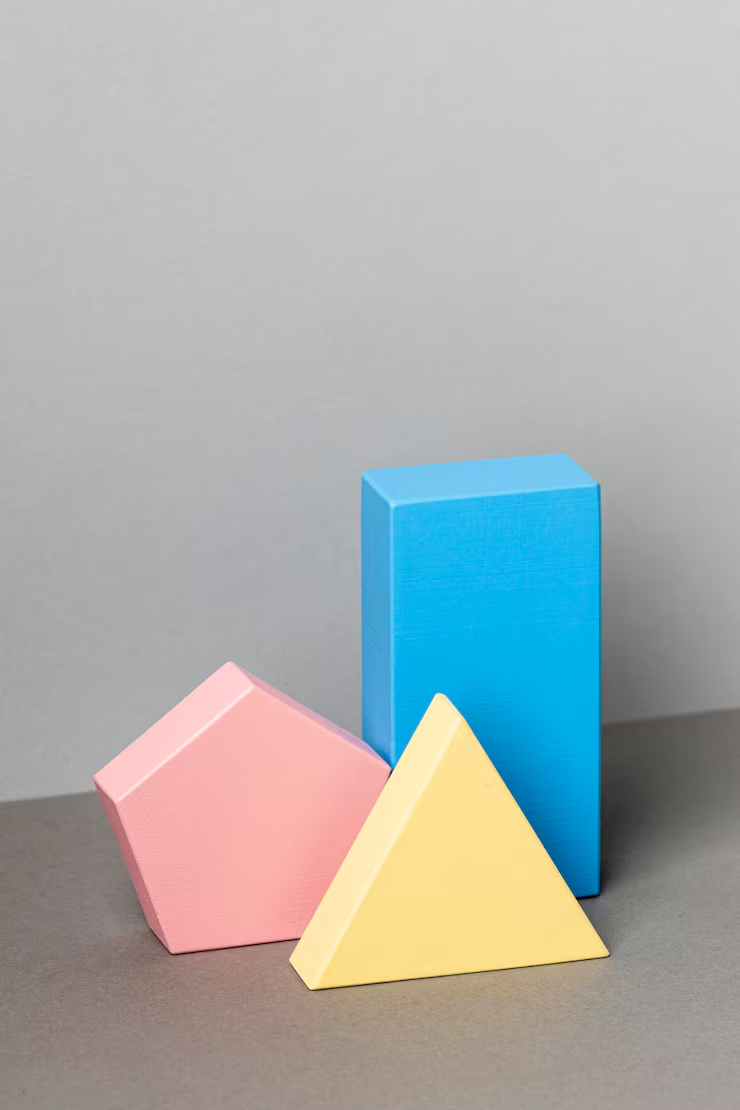
#> input picture img/blocks.jpg, 740 x 1110 px, given in place of logo.jpg, which was not available
$ jupyter execute --allow-errors task_2.ipynb
#> lines starting #> are read from the running program, lines starting #| are printed output that depends on the picture; pictures that were not available may be replaced by others from this repository, and a replacement may not be noted
[cell 1]
import numpy as np
import matplotlib.pyplot as plt
import cv2 as cv

[cell 2]
x = np.uint8([250])
y = np.uint8([10])
print( cv.add(x,y) )
print( x+y )

[cell 3]
img1 = cv.imread('../../img/logo.jpg')
#> img1 is the input picture: shape (1110, 740, 3); mean B, G, R 174.6, 175.6, 169.7
img2 = cv.imread('../../img/logo2.jpg')
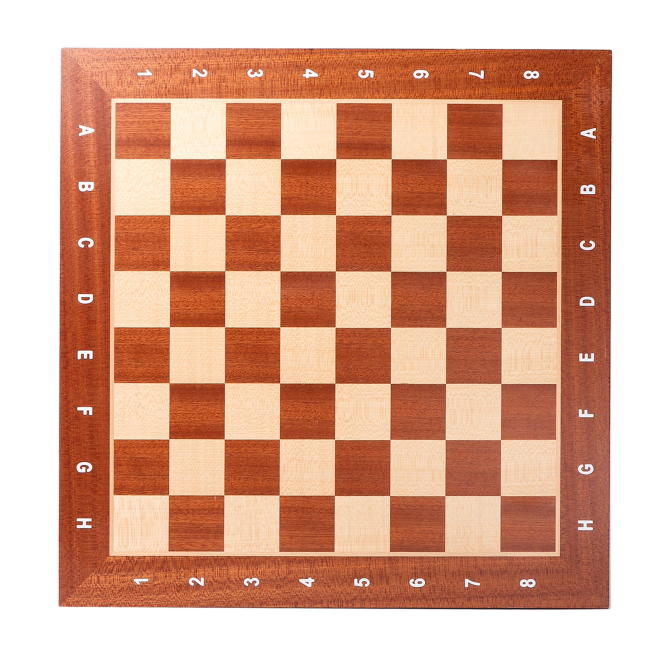
#> input picture img/board.jpg, 2000 x 2000 px, given in place of logo2.jpg, which was not available (shown at 1/3 size)
#> img2 is the input picture: shape (2000, 2000, 3); mean B, G, R 146.6, 169.1, 218
img2 = cv.resize(img2, (img1.shape[0], img1.shape[1]))
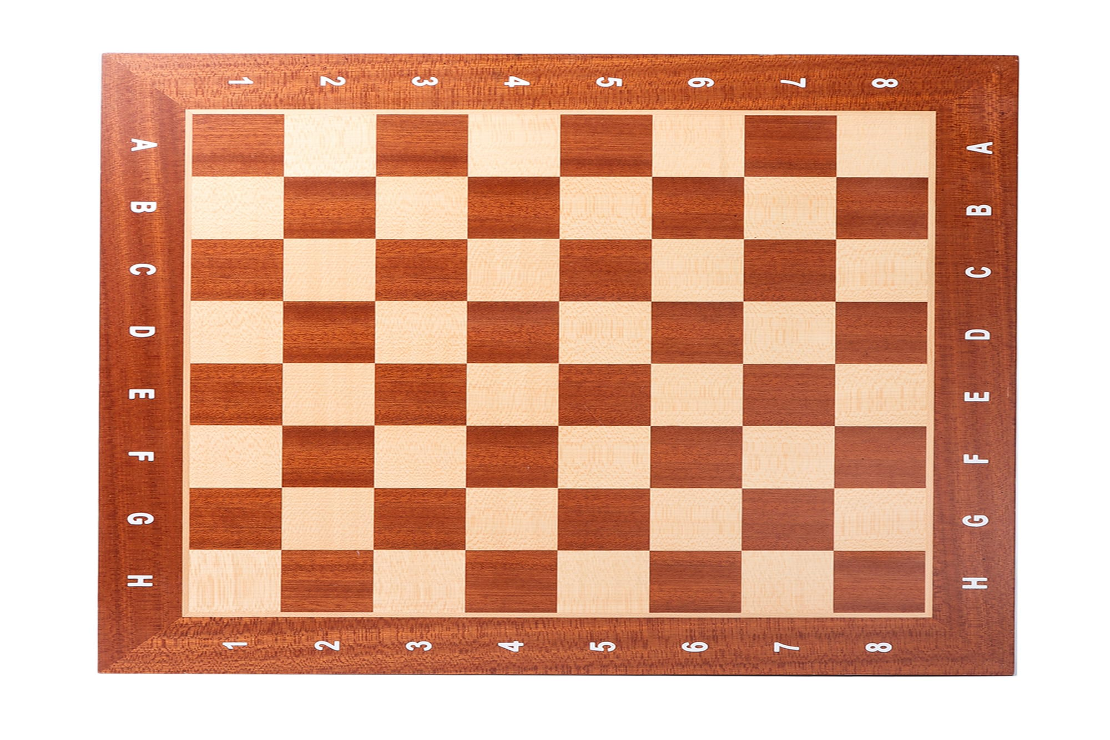
#> img2: shape (740, 1110, 3); mean B, G, R 146.5, 169, 217.9

#> (the rest of this cell did not finish here and is left out)

[cell 4]
# Load two images
img1 = cv.imread('../../img/1.jpg')
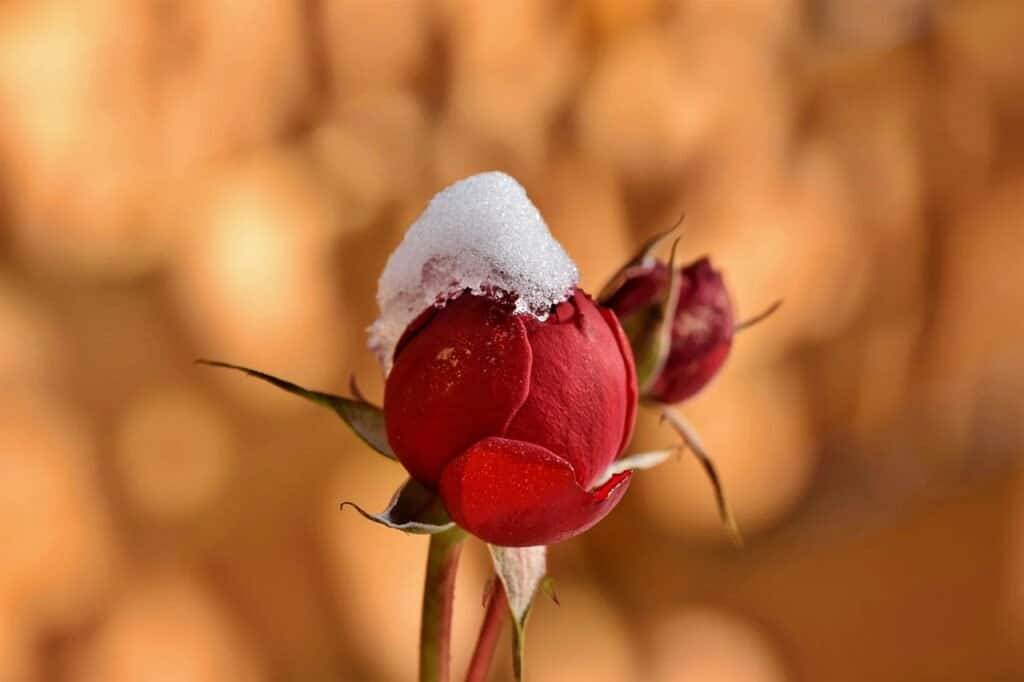
#> input picture img/1.jpg, 1024 x 682 px
#> img1 is the input picture: shape (682, 1024, 3); mean B, G, R 60.4, 110.8, 184
img2 = cv.imread('../../img/logo2.jpg')
img2 = cv.resize(img2, (400, 400))
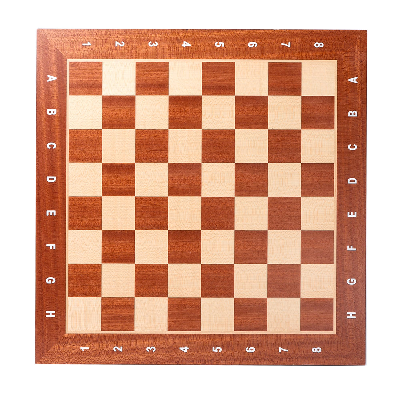
#> img2: shape (400, 400, 3); mean B, G, R 146.6, 169.1, 218.1

# I want to put logo on top-left corner, So I create a ROI
rows,cols,channels = img2.shape
#> rows = 400; cols = 400; channels = 3
roi = img1[0:rows, 0:cols]
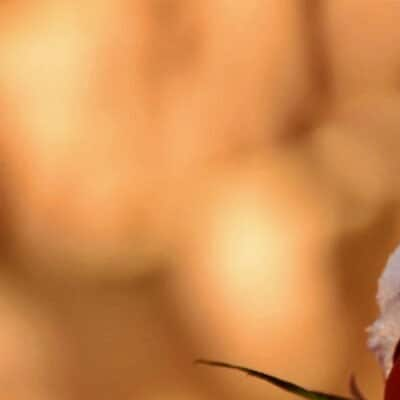
#> roi: shape (400, 400, 3); mean B, G, R 80.7, 142.5, 211.2

# Now create a mask of logo and create its inverse mask also
img2gray = cv.cvtColor(img2,cv.COLOR_BGR2GRAY)
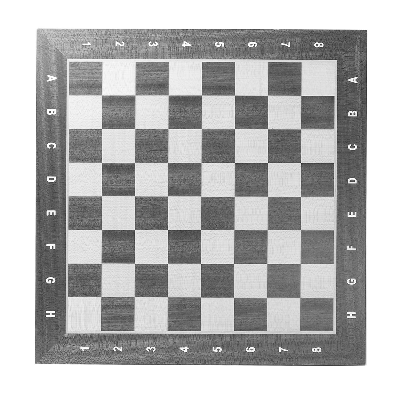
#> img2gray: shape (400, 400); min 39, max 255, mean 181.2
plt.imshow(cv.cvtColor(img2gray, cv.COLOR_BGR2RGBA))
plt.show()
#change trehshold
ret, mask = cv.threshold(img2gray, 20, 255, cv.THRESH_BINARY)
#> mask: shape (400, 400); every value is 255
print("MASK")
plt.imshow(cv.cvtColor(mask, cv.COLOR_BGR2RGBA))
plt.show()
mask_inv = cv.bitwise_not(mask)
#> mask_inv: shape (400, 400); every value is 0
print("INVERSE MASK")
plt.imshow(cv.cvtColor(mask_inv, cv.COLOR_BGR2RGBA))
plt.show()

# Now black-out the area of logo in ROI
img1_bg = cv.bitwise_and(roi,roi,mask = mask_inv)
#> img1_bg: shape (400, 400, 3); every value is 0
print("MASK ON ROI")
plt.imshow(cv.cvtColor(img1_bg, cv.COLOR_BGR2RGBA))
plt.show()

# Take only region of logo from logo image.
img2_fg = cv.bitwise_and(img2,img2,mask = mask)
print("REGION FROM ORIGINAL LOGO")
plt.imshow(cv.cvtColor(img2_fg, cv.COLOR_BGR2RGBA))
plt.show()

# Put logo in ROI and modify the main image
dst = cv.add(img1_bg,img2_fg)
img1[0:rows, 0:cols ] = dst
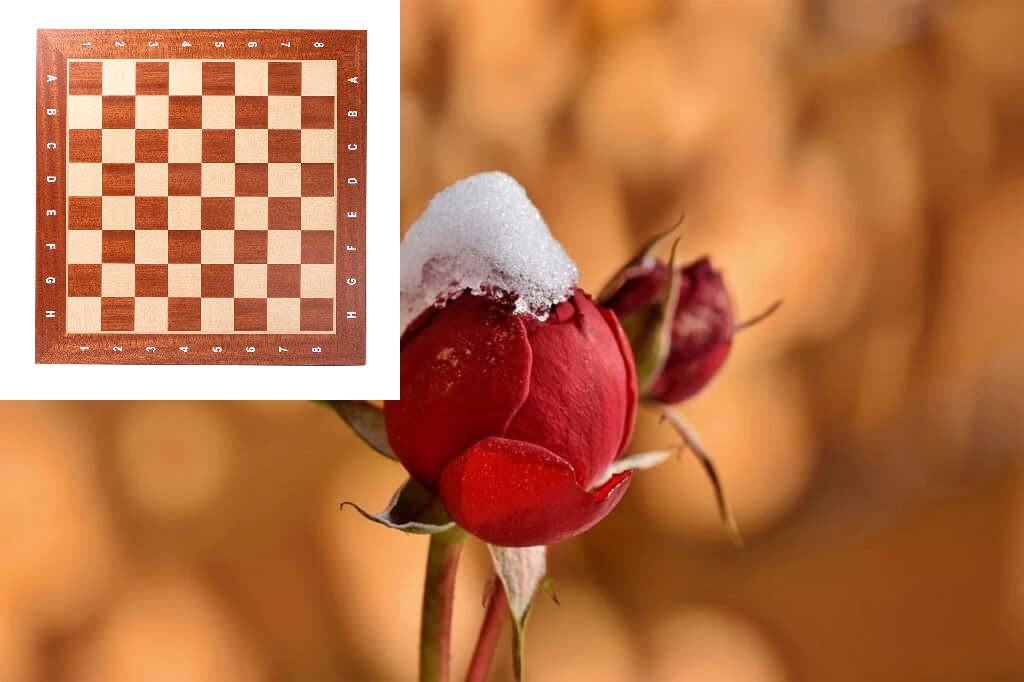
#> img1: shape (682, 1024, 3); mean B, G, R 75.5, 116.9, 185.6

plt.imshow(cv.cvtColor(img1, cv.COLOR_BGR2RGBA))
